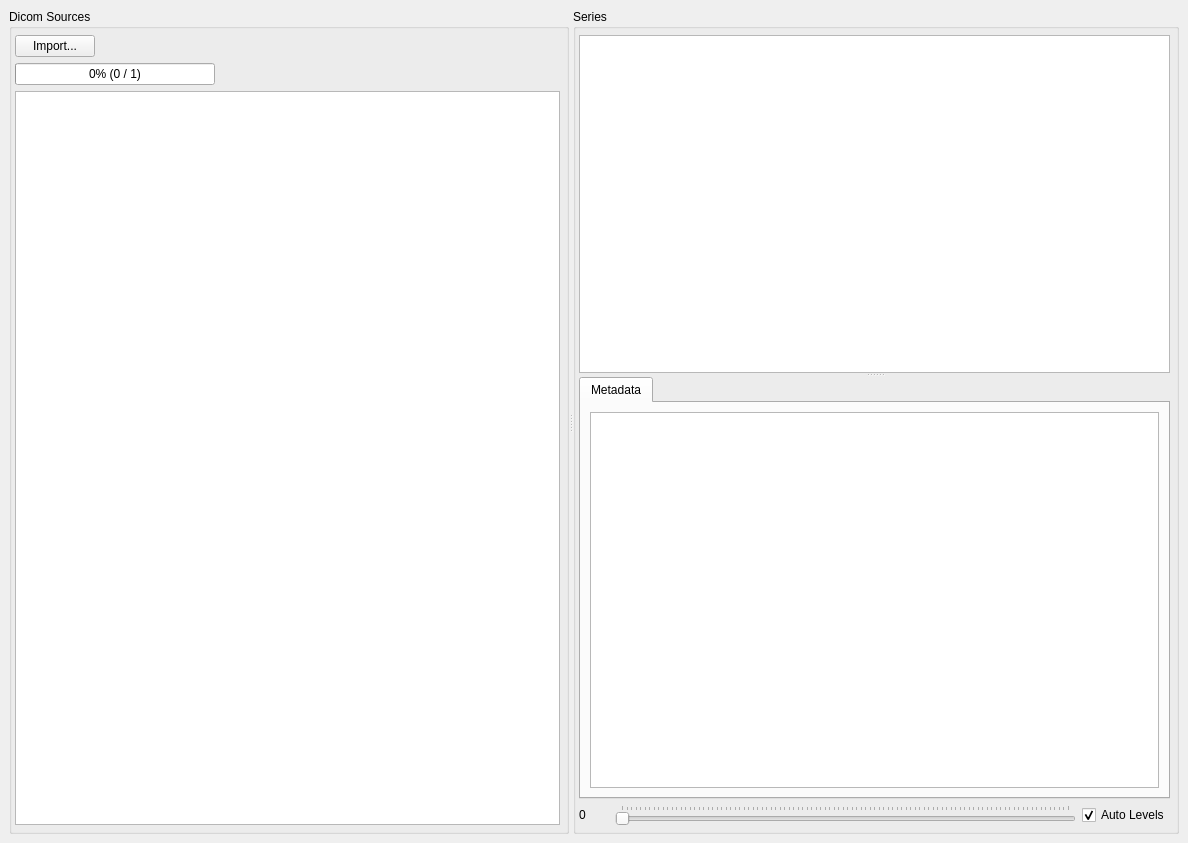
<?xml version="1.0" encoding="UTF-8"?>
<ui version="4.0">
 <class>DicomBrowserWin</class>
 <widget class="QMainWindow" name="DicomBrowserWin">
  <property name="geometry">
   <rect>
    <x>0</x>
    <y>0</y>
    <width>1188</width>
    <height>843</height>
   </rect>
  </property>
  <property name="windowTitle">
   <string>Dicom Browser (RESEARCH ONLY)</string>
  </property>
  <property name="windowIcon">
   <iconset>
    <normaloff>:/icons/image.png</normaloff>:/icons/image.png</iconset>
  </property>
  <property name="animated">
   <bool>false</bool>
  </property>
  <widget class="QWidget" name="centralwidget">
   <layout class="QGridLayout" name="gridLayout_3">
    <item row="0" column="0">
     <widget class="QSplitter" name="listSplit">
      <property name="orientation">
       <enum>Qt::Horizontal</enum>
      </property>
      <property name="childrenCollapsible">
       <bool>false</bool>
      </property>
      <widget class="QGroupBox" name="sourceGroup">
       <property name="title">
        <string>Dicom Sources</string>
       </property>
       <layout class="QGridLayout" name="gridLayout">
        <property name="leftMargin">
         <number>3</number>
        </property>
        <property name="topMargin">
         <number>6</number>
        </property>
        <property name="rightMargin">
         <number>6</number>
        </property>
        <property name="bottomMargin">
         <number>6</number>
        </property>
        <item row="2" column="0">
         <widget class="QListView" name="listView">
          <property name="sizePolicy">
           <sizepolicy hsizetype="Expanding" vsizetype="Expanding">
            <horstretch>0</horstretch>
            <verstretch>0</verstretch>
           </sizepolicy>
          </property>
          <property name="minimumSize">
           <size>
            <width>50</width>
            <height>0</height>
           </size>
          </property>
          <property name="editTriggers">
           <set>QAbstractItemView::NoEditTriggers</set>
          </property>
         </widget>
        </item>
        <item row="0" column="0">
         <layout class="QHBoxLayout" name="horizontalLayout_2">
          <item>
           <widget class="QPushButton" name="importButton">
            <property name="text">
             <string>Import...</string>
            </property>
           </widget>
          </item>
          <item>
           <widget class="QLabel" name="statusText">
            <property name="text">
             <string/>
            </property>
           </widget>
          </item>
          <item>
           <spacer name="horizontalSpacer">
            <property name="orientation">
             <enum>Qt::Horizontal</enum>
            </property>
            <property name="sizeHint" stdset="0">
             <size>
              <width>40</width>
              <height>20</height>
             </size>
            </property>
           </spacer>
          </item>
         </layout>
        </item>
        <item row="1" column="0">
         <widget class="QProgressBar" name="statusProgressBar">
          <property name="maximumSize">
           <size>
            <width>200</width>
            <height>16777215</height>
           </size>
          </property>
          <property name="maximum">
           <number>1</number>
          </property>
          <property name="value">
           <number>0</number>
          </property>
          <property name="format">
           <string>%p% (%v / %m)</string>
          </property>
         </widget>
        </item>
       </layout>
      </widget>
      <widget class="QGroupBox" name="seriesGroup">
       <property name="title">
        <string>Series</string>
       </property>
       <layout class="QGridLayout" name="gridLayout_2">
        <property name="leftMargin">
         <number>3</number>
        </property>
        <property name="topMargin">
         <number>6</number>
        </property>
        <property name="rightMargin">
         <number>6</number>
        </property>
        <property name="bottomMargin">
         <number>6</number>
        </property>
        <item row="0" column="0">
         <widget class="QSplitter" name="seriesSplit">
          <property name="orientation">
           <enum>Qt::Vertical</enum>
          </property>
          <property name="childrenCollapsible">
           <bool>false</bool>
          </property>
          <widget class="QTableView" name="tableView">
           <property name="sizePolicy">
            <sizepolicy hsizetype="Expanding" vsizetype="Expanding">
             <horstretch>0</horstretch>
             <verstretch>0</verstretch>
            </sizepolicy>
           </property>
           <property name="minimumSize">
            <size>
             <width>50</width>
             <height>0</height>
            </size>
           </property>
           <property name="editTriggers">
            <set>QAbstractItemView::NoEditTriggers</set>
           </property>
           <property name="selectionMode">
            <enum>QAbstractItemView::SingleSelection</enum>
           </property>
           <property name="selectionBehavior">
            <enum>QAbstractItemView::SelectRows</enum>
           </property>
           <property name="showGrid">
            <bool>false</bool>
           </property>
           <property name="sortingEnabled">
            <bool>true</bool>
           </property>
           <attribute name="horizontalHeaderCascadingSectionResizes">
            <bool>true</bool>
           </attribute>
           <attribute name="horizontalHeaderDefaultSectionSize">
            <number>150</number>
           </attribute>
           <attribute name="horizontalHeaderHighlightSections">
            <bool>false</bool>
           </attribute>
           <attribute name="horizontalHeaderShowSortIndicator" stdset="0">
            <bool>true</bool>
           </attribute>
           <attribute name="horizontalHeaderStretchLastSection">
            <bool>true</bool>
           </attribute>
           <attribute name="verticalHeaderVisible">
            <bool>false</bool>
           </attribute>
           <attribute name="verticalHeaderCascadingSectionResizes">
            <bool>true</bool>
           </attribute>
           <attribute name="verticalHeaderHighlightSections">
            <bool>false</bool>
           </attribute>
          </widget>
          <widget class="QTabWidget" name="seriesTab">
           <property name="tabPosition">
            <enum>QTabWidget::North</enum>
           </property>
           <property name="tabShape">
            <enum>QTabWidget::Rounded</enum>
           </property>
           <property name="currentIndex">
            <number>0</number>
           </property>
           <property name="documentMode">
            <bool>false</bool>
           </property>
           <widget class="QWidget" name="metaTab">
            <attribute name="title">
             <string>Metadata</string>
            </attribute>
            <layout class="QGridLayout" name="gridLayout_4">
             <item row="0" column="0">
              <widget class="QTableView" name="tagView">
               <property name="editTriggers">
                <set>QAbstractItemView::NoEditTriggers</set>
               </property>
               <property name="showDropIndicator" stdset="0">
                <bool>false</bool>
               </property>
               <property name="dragDropOverwriteMode">
                <bool>false</bool>
               </property>
               <property name="alternatingRowColors">
                <bool>true</bool>
               </property>
               <property name="selectionMode">
                <enum>QAbstractItemView::SingleSelection</enum>
               </property>
               <property name="textElideMode">
                <enum>Qt::ElideRight</enum>
               </property>
               <property name="sortingEnabled">
                <bool>true</bool>
               </property>
               <attribute name="horizontalHeaderCascadingSectionResizes">
                <bool>true</bool>
               </attribute>
               <attribute name="horizontalHeaderDefaultSectionSize">
                <number>140</number>
               </attribute>
               <attribute name="horizontalHeaderHighlightSections">
                <bool>false</bool>
               </attribute>
               <attribute name="horizontalHeaderMinimumSectionSize">
                <number>80</number>
               </attribute>
               <attribute name="horizontalHeaderShowSortIndicator" stdset="0">
                <bool>true</bool>
               </attribute>
               <attribute name="horizontalHeaderStretchLastSection">
                <bool>true</bool>
               </attribute>
               <attribute name="verticalHeaderVisible">
                <bool>false</bool>
               </attribute>
               <attribute name="verticalHeaderCascadingSectionResizes">
                <bool>false</bool>
               </attribute>
               <attribute name="verticalHeaderHighlightSections">
                <bool>false</bool>
               </attribute>
               <attribute name="verticalHeaderMinimumSectionSize">
                <number>40</number>
               </attribute>
              </widget>
             </item>
            </layout>
           </widget>
          </widget>
         </widget>
        </item>
        <item row="1" column="0">
         <layout class="QHBoxLayout" name="horizontalLayout">
          <property name="topMargin">
           <number>0</number>
          </property>
          <item>
           <widget class="QLabel" name="numLabel">
            <property name="sizePolicy">
             <sizepolicy hsizetype="Fixed" vsizetype="Preferred">
              <horstretch>0</horstretch>
              <verstretch>0</verstretch>
             </sizepolicy>
            </property>
            <property name="minimumSize">
             <size>
              <width>30</width>
              <height>0</height>
             </size>
            </property>
            <property name="maximumSize">
             <size>
              <width>30</width>
              <height>16777215</height>
             </size>
            </property>
            <property name="text">
             <string>0</string>
            </property>
           </widget>
          </item>
          <item>
           <widget class="QSlider" name="imageSlider">
            <property name="pageStep">
             <number>1</number>
            </property>
            <property name="orientation">
             <enum>Qt::Horizontal</enum>
            </property>
            <property name="invertedAppearance">
             <bool>false</bool>
            </property>
            <property name="tickPosition">
             <enum>QSlider::TicksAbove</enum>
            </property>
            <property name="tickInterval">
             <number>1</number>
            </property>
           </widget>
          </item>
          <item>
           <widget class="QCheckBox" name="autoLevelsCheck">
            <property name="text">
             <string>Auto Levels</string>
            </property>
            <property name="checked">
             <bool>true</bool>
            </property>
           </widget>
          </item>
         </layout>
        </item>
       </layout>
      </widget>
     </widget>
    </item>
   </layout>
  </widget>
  <action name="action_Quit">
   <property name="text">
    <string>&amp;Quit</string>
   </property>
  </action>
  <action name="action_Open_Directory">
   <property name="text">
    <string>&amp;Open Directory</string>
   </property>
  </action>
 </widget>
 <resources>
  <include location="Resources.qrc"/>
 </resources>
 <connections/>
</ui>
